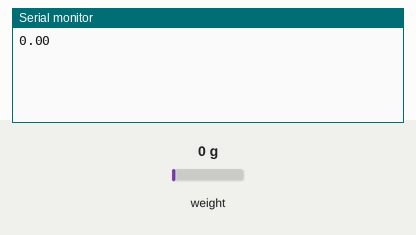
Bench run of a sketch on a simulated Arduino Uno, built with avr-gcc and run on an emulated ATmega328P. On the bench: the last lines printed to the serial monitor. The test bench sets the inputs (shaded band); at power-on: weight on the scale 0 g.

Above: at 6.2 s.
6.3 s: weight on the scale set to 100 g
At 7.9 s:
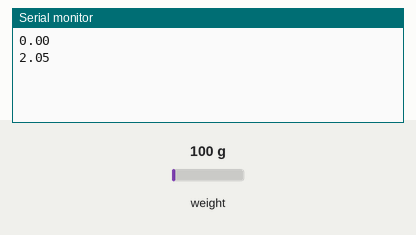
8.1 s: weight on the scale set to 1250 g
At 10.0 s:
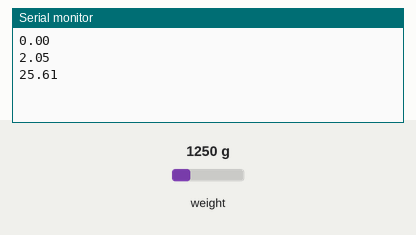
Timing chart, 0 to 11.5 s (numbered marks = the images above; inputs shaded):
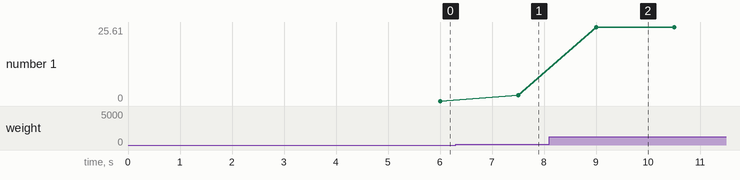

The sketch:

arduino_weight_sensor.ino
```cpp
#include <HX711.h>

// Define pins for HX711
const int HX711_dout = 6; // DOUT pin connected to GPIO6
const int HX711_sck = 5;  // SCK pin connected to GPIO5

HX711 scale; // Create an instance of the HX711 class

float scaleFactor = 0.00004878;  // Scale factor (adjust based on calibration)
long zeroOffset = 0;             // Zero offset (updated during tare)

void setup() {
  Serial.begin(9600); // Initialize Serial Monitor at 9600 baud

  // Initialize the HX711
  scale.begin(HX711_dout, HX711_sck);

  if (!scale.is_ready()) {
    while (true); // Stop execution if HX711 is not ready
  }

  // Tare the scale to set the base weight to 0
  scale.tare(); // Resets the scale to 0
  delay(1000);  // Allow time for the tare to settle

  // Get the current reading with no weight (zero point)
  zeroOffset = scale.get_units(10);  // Average 10 readings

  delay(2000);  // Give time for serial to initialize
}

void loop() {
  if (scale.is_ready()) {
    long rawData = scale.get_units(10);  // Average 10 readings
    float weightInKg = (rawData - zeroOffset) * scaleFactor;  // Convert to kg

    // Ensure non-negative weight
    if (weightInKg < 0) {
      weightInKg = 0;
    }

    Serial.println(weightInKg, 2);  // Print with 2 decimal places
  }

  delay(500); // Delay between readings
}
```

Measured:
- after the input at 6.3 s, the serial monitor: prints a new line after 1.2 s (image 1)
- after the input at 8.1 s, the serial monitor: prints a new line after 0.90 s (image 2)
- plotted number 1: 0 → 2.05 after the input at 6.3 s, 2.05 → 25.61 after the input at 8.1 s
